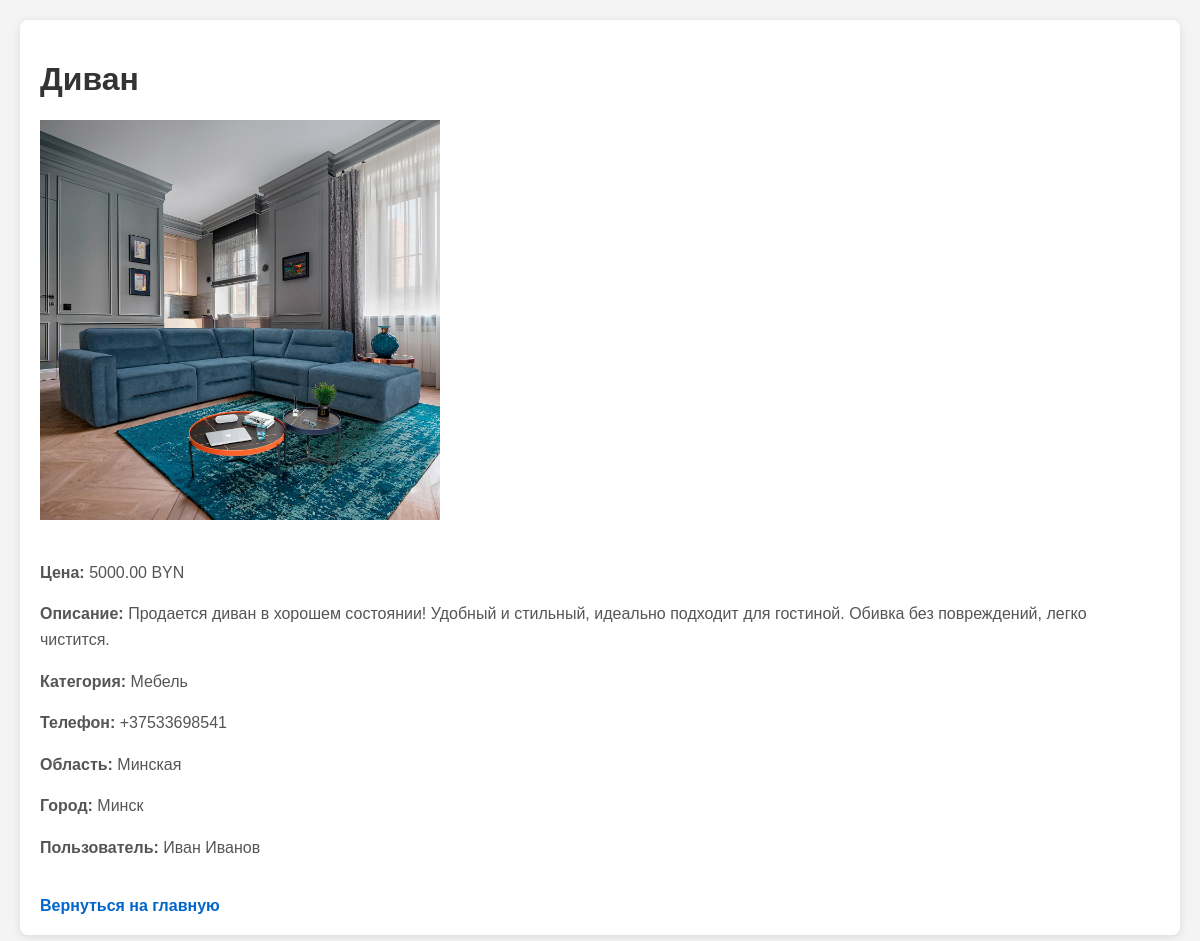
The page /ad/28/ on the database its author committed.
### main/models.py (models this page shows, shortened)
class Ad(models.Model):
    user = models.ForeignKey(settings.AUTH_USER_MODEL, on_delete=models.CASCADE, related_name='ads')
    category = models.ForeignKey(Category, on_delete=models.CASCADE, related_name='ads')
    title = models.CharField(max_length=200)  # Название объявления
    description = models.TextField()  # Описание объявления
    phone_number = models.CharField(max_length=15)  # Номер телефона
    image = models.ImageField(upload_to='ads_images/', null=True, blank=True)  # Картинка объявления
    region = models.CharField(max_length=100)  # Область (например, "Минская область")
    city = models.CharField(max_length=100)  # Город (например, "Минск")
    price = models.DecimalField(max_digits=10, decimal_places=2, default=0.00)  # Цена в BYN
    created_at = models.DateTimeField(auto_now_add=True)  # Дата создания объявления
    updated_at = models.DateTimeField(auto_now=True)  # Дата последнего обновления объявления
    class Meta:
        verbose_name = "Объявление"
        verbose_name_plural = "Объявления"
        ordering = ['-created_at']  # Сортировка по дате создания

class Category(models.Model):
    name = models.CharField(max_length=100)
    def __str__(self):
        return self.name

class CustomUser(AbstractBaseUser, PermissionsMixin):
    email = models.EmailField(unique=True)
    first_name = models.CharField(max_length=30, blank=True)  # Имя
    last_name = models.CharField(max_length=30, blank=True)   # Фамилия
    is_active = models.BooleanField(default=True)
    is_staff = models.BooleanField(default=False)
    is_client = models.BooleanField(default=False)
    is_moderator = models.BooleanField(default=False)
    objects = CustomUserManager()
    USERNAME_FIELD = 'email'
    REQUIRED_FIELDS = ['first_name', 'last_name']  # Добавим обязательные поля

### main/views.py (the view)
# urls.py: path('ad/<int:id>/', views.ad_detail, name='ad_detail'),
def ad_detail(request, id):
    ad = get_object_or_404(Ad, id=id)
    return render(request, 'main/ad_detail.html', {'ad': ad})

### main/templates/main/ad_detail.html (shortened to what this page needs)
<!DOCTYPE html>
<html lang="ru">
<head>
</head>
<body>
<div class="ad-container">
    <h1>{{ ad.title }}</h1>
    <div>
        {% if ad.image %}
            <img src="{{ ad.image.url }}" alt="{{ ad.title }}">
        {% else %}
            <p>Изображение отсутствует</p>
        {% endif %}
    </div>
    <p><strong>Цена:</strong> {{ ad.price }} BYN</p>
    <p><strong>Описание:</strong> {{ ad.description }}</p>
    <p><strong><span class="field-label">Категория:</span></strong> {{ ad.category }}</p>
    <p><strong><span class="field-label">Телефон:</span></strong> {{ ad.phone_number }}</p>
    <p><strong><span class="field-label">Область:</span></strong> {{ ad.region }}</p>
    <p><strong><span class="field-label">Город:</span></strong> {{ ad.city }}</p>
    <p><strong><span class="field-label">Пользователь:</span></strong> {{ ad.user.first_name }} {{ ad.user.last_name }}</p>
    <a class="back-link" href="{% url 'home' %}">Вернуться на главную</a>
</div>
</body>
</html>

### main/templates/main/ad_detail.html (style rules this page uses)
body { font-family: Arial, sans-serif; margin: 0; padding: 20px; background-color: #f4f4f4; }
h1 { color: #333; }
.ad-container { background-color: white; padding: 20px; border-radius: 8px; box-shadow: 0 2px 10px rgba(0, 0, 0, 0.1); }
.ad-container img { max-width: 500px; max-height: 400px; object-fit: cover; margin-bottom: 20px; }
.ad-container p { color: #555; line-height: 1.6; }
.back-link { display: inline-block; margin-top: 20px; text-decoration: none; color: #0066cc; font-weight: bold; }

### rows shown on the page
Ad: title "Диван", image (picture), price "5000.00", description "Продается диван в хорошем состоянии! Удобный и стильный, идеально подходит для гостиной. Обивка без повреждений, легко чистится.", category "Мебель", phone_number "+37533698541", region "Минская", city "Минск", user.first_name "Иван", user.last_name "Иванов"
